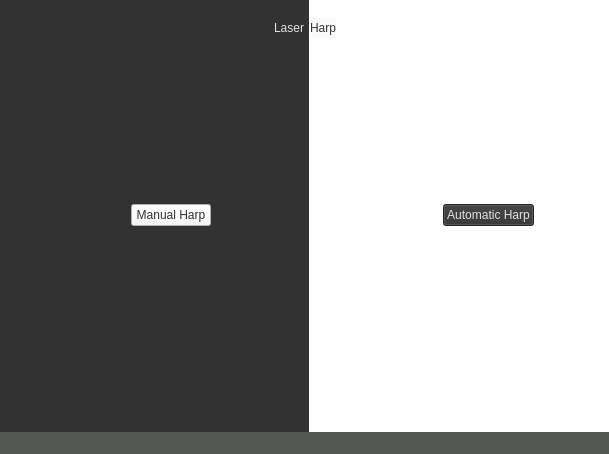
<?xml version="1.0" encoding="UTF-8"?>
<ui version="4.0">
 <class>MainWindow</class>
 <widget class="QMainWindow" name="MainWindow">
  <property name="geometry">
   <rect>
    <x>0</x>
    <y>0</y>
    <width>609</width>
    <height>454</height>
   </rect>
  </property>
  <property name="windowTitle">
   <string>MainWindow</string>
  </property>
  <property name="styleSheet">
   <string notr="true">background-color: rgb(85, 87, 83);</string>
  </property>
  <widget class="QWidget" name="centralwidget">
   <property name="styleSheet">
    <string notr="true">background-color: qlineargradient(spread:pad, x1:0.469541, y1:0.5, x2:0.508, y2:0.5, stop:0.972973 rgba(50, 50, 50, 255), stop:1 rgba(255, 255, 255, 255));</string>
   </property>
   <layout class="QGridLayout" name="gridLayout_5">
    <item row="0" column="0">
     <widget class="QStackedWidget" name="stackedWidget">
      <property name="styleSheet">
       <string notr="true">background-color: qlineargradient(spread:pad, x1:0.469541, y1:0.5, x2:0.508, y2:0.5, stop:0.972973 rgba(50, 50, 50, 255), stop:1 rgba(255, 255, 255, 255));</string>
      </property>
      <widget class="QWidget" name="page_3">
       <layout class="QGridLayout" name="gridLayout_4">
        <item row="1" column="0">
         <spacer name="verticalSpacer">
          <property name="orientation">
           <enum>Qt::Vertical</enum>
          </property>
          <property name="sizeHint" stdset="0">
           <size>
            <width>20</width>
            <height>40</height>
           </size>
          </property>
         </spacer>
        </item>
        <item row="0" column="0">
         <layout class="QGridLayout" name="gridLayout_3">
          <item row="5" column="0">
           <layout class="QGridLayout" name="gridLayout_2">
            <item row="0" column="4">
             <spacer name="horizontalSpacer_3">
              <property name="orientation">
               <enum>Qt::Horizontal</enum>
              </property>
              <property name="sizeHint" stdset="0">
               <size>
                <width>40</width>
                <height>20</height>
               </size>
              </property>
             </spacer>
            </item>
            <item row="0" column="0">
             <spacer name="horizontalSpacer">
              <property name="orientation">
               <enum>Qt::Horizontal</enum>
              </property>
              <property name="sizeHint" stdset="0">
               <size>
                <width>40</width>
                <height>20</height>
               </size>
              </property>
             </spacer>
            </item>
            <item row="0" column="8">
             <spacer name="horizontalSpacer_2">
              <property name="orientation">
               <enum>Qt::Horizontal</enum>
              </property>
              <property name="sizeHint" stdset="0">
               <size>
                <width>40</width>
                <height>20</height>
               </size>
              </property>
             </spacer>
            </item>
            <item row="0" column="6">
             <spacer name="horizontalSpacer_4">
              <property name="orientation">
               <enum>Qt::Horizontal</enum>
              </property>
              <property name="sizeHint" stdset="0">
               <size>
                <width>40</width>
                <height>20</height>
               </size>
              </property>
             </spacer>
            </item>
            <item row="0" column="7">
             <widget class="QPushButton" name="pushButton_2">
              <property name="styleSheet">
               <string notr="true">background-color: rgb(50, 50, 50);
color: rgb(225, 225, 225);
font: 17pt &quot;DejaVu Sans&quot;;</string>
              </property>
              <property name="text">
               <string>Automatic Harp</string>
              </property>
             </widget>
            </item>
            <item row="0" column="3">
             <spacer name="horizontalSpacer_7">
              <property name="orientation">
               <enum>Qt::Horizontal</enum>
              </property>
              <property name="sizeHint" stdset="0">
               <size>
                <width>40</width>
                <height>20</height>
               </size>
              </property>
             </spacer>
            </item>
            <item row="0" column="5">
             <spacer name="horizontalSpacer_8">
              <property name="orientation">
               <enum>Qt::Horizontal</enum>
              </property>
              <property name="sizeHint" stdset="0">
               <size>
                <width>40</width>
                <height>20</height>
               </size>
              </property>
             </spacer>
            </item>
            <item row="0" column="1">
             <spacer name="horizontalSpacer_5">
              <property name="orientation">
               <enum>Qt::Horizontal</enum>
              </property>
              <property name="sizeHint" stdset="0">
               <size>
                <width>40</width>
                <height>20</height>
               </size>
              </property>
             </spacer>
            </item>
            <item row="0" column="2">
             <widget class="QPushButton" name="pushButton">
              <property name="styleSheet">
               <string notr="true">background-color: rgb(244, 245, 249);
color: rgb(50, 50, 50);
font: 19pt &quot;DejaVu Sans&quot;;</string>
              </property>
              <property name="text">
               <string>Manual Harp</string>
              </property>
             </widget>
            </item>
           </layout>
          </item>
          <item row="0" column="0">
           <layout class="QGridLayout" name="gridLayout">
            <item row="0" column="4">
             <spacer name="horizontalSpacer_11">
              <property name="orientation">
               <enum>Qt::Horizontal</enum>
              </property>
              <property name="sizeHint" stdset="0">
               <size>
                <width>40</width>
                <height>20</height>
               </size>
              </property>
             </spacer>
            </item>
            <item row="0" column="1">
             <spacer name="horizontalSpacer_12">
              <property name="orientation">
               <enum>Qt::Horizontal</enum>
              </property>
              <property name="sizeHint" stdset="0">
               <size>
                <width>40</width>
                <height>20</height>
               </size>
              </property>
             </spacer>
            </item>
            <item row="0" column="5">
             <spacer name="horizontalSpacer_13">
              <property name="orientation">
               <enum>Qt::Horizontal</enum>
              </property>
              <property name="sizeHint" stdset="0">
               <size>
                <width>40</width>
                <height>20</height>
               </size>
              </property>
             </spacer>
            </item>
            <item row="0" column="2">
             <widget class="QLabel" name="label">
              <property name="styleSheet">
               <string notr="true">background-color: rgb(50, 50, 50);
color: rgb(225, 225, 225);
font: 25 italic 20pt &quot;DejaVu Sans&quot;;</string>
              </property>
              <property name="text">
               <string>Laser</string>
              </property>
              <property name="alignment">
               <set>Qt::AlignRight|Qt::AlignTrailing|Qt::AlignVCenter</set>
              </property>
             </widget>
            </item>
            <item row="0" column="3">
             <widget class="QLabel" name="label_2">
              <property name="layoutDirection">
               <enum>Qt::LeftToRight</enum>
              </property>
              <property name="styleSheet">
               <string notr="true">background-color: rgb(250, 250, 250);
color: rgb(50, 50, 50);
font: 25 italic 20pt &quot;DejaVu Sans&quot;;</string>
              </property>
              <property name="text">
               <string>Harp</string>
              </property>
              <property name="alignment">
               <set>Qt::AlignLeading|Qt::AlignLeft|Qt::AlignVCenter</set>
              </property>
             </widget>
            </item>
            <item row="0" column="0">
             <spacer name="horizontalSpacer_10">
              <property name="orientation">
               <enum>Qt::Horizontal</enum>
              </property>
              <property name="sizeHint" stdset="0">
               <size>
                <width>40</width>
                <height>20</height>
               </size>
              </property>
             </spacer>
            </item>
           </layout>
          </item>
          <item row="1" column="0">
           <spacer name="verticalSpacer_6">
            <property name="orientation">
             <enum>Qt::Vertical</enum>
            </property>
            <property name="sizeHint" stdset="0">
             <size>
              <width>20</width>
              <height>40</height>
             </size>
            </property>
           </spacer>
          </item>
          <item row="3" column="0">
           <spacer name="verticalSpacer_3">
            <property name="orientation">
             <enum>Qt::Vertical</enum>
            </property>
            <property name="sizeHint" stdset="0">
             <size>
              <width>20</width>
              <height>40</height>
             </size>
            </property>
           </spacer>
          </item>
          <item row="2" column="0">
           <spacer name="verticalSpacer_5">
            <property name="orientation">
             <enum>Qt::Vertical</enum>
            </property>
            <property name="sizeHint" stdset="0">
             <size>
              <width>20</width>
              <height>40</height>
             </size>
            </property>
           </spacer>
          </item>
          <item row="4" column="0">
           <spacer name="verticalSpacer_2">
            <property name="orientation">
             <enum>Qt::Vertical</enum>
            </property>
            <property name="sizeHint" stdset="0">
             <size>
              <width>20</width>
              <height>40</height>
             </size>
            </property>
           </spacer>
          </item>
         </layout>
        </item>
       </layout>
      </widget>
      <widget class="QWidget" name="page_4"/>
     </widget>
    </item>
   </layout>
  </widget>
  <widget class="QMenuBar" name="menubar">
   <property name="geometry">
    <rect>
     <x>0</x>
     <y>0</y>
     <width>609</width>
     <height>22</height>
    </rect>
   </property>
  </widget>
  <widget class="QStatusBar" name="statusbar"/>
 </widget>
 <resources/>
 <connections/>
</ui>
